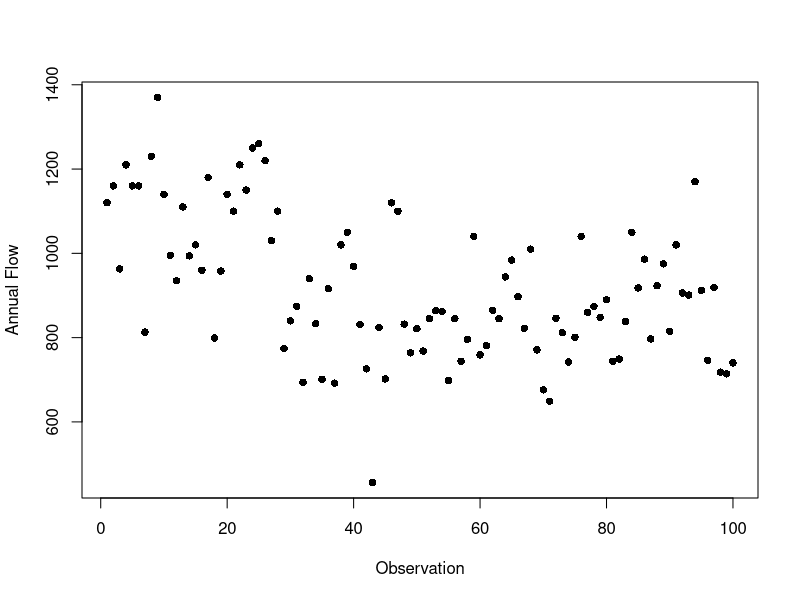

The R script that drew this image:
## ---- chunk 1
#| code-fold: false
options(width = 70)
print(Nile)
## ---- chunk 2
plot(as.numeric(Nile), xlab = "Observation", ylab = "Annual Flow", pch = 16)
